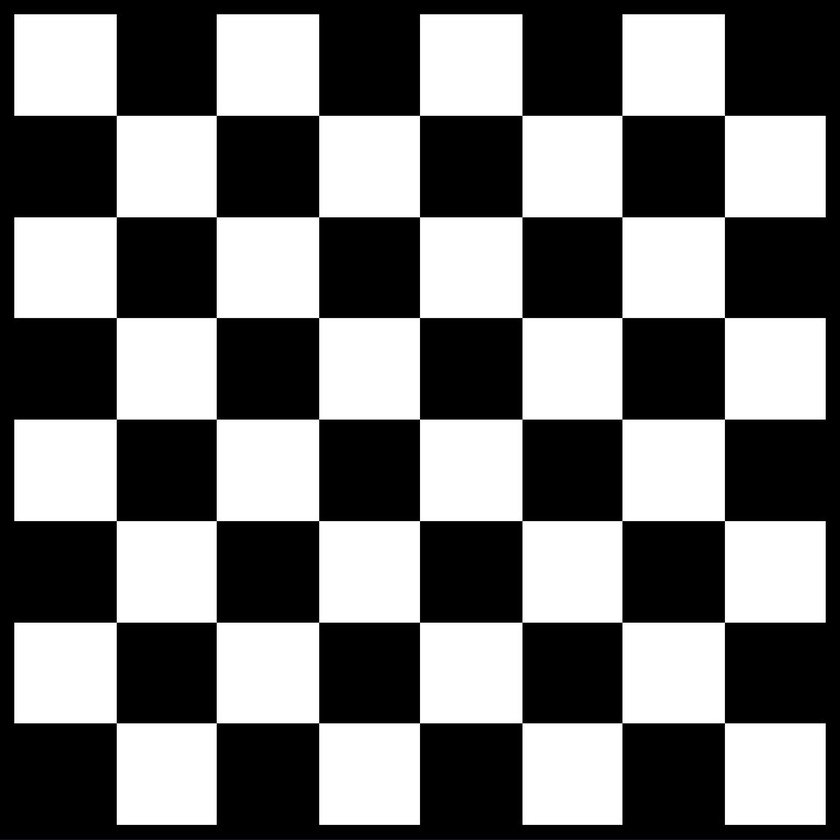
#> input picture images/chess.jpg, 840 x 840 px, shrunk from 1000 x 1001 before the run
$ python '그리드검출.py'
#> lines starting #> are read from the running program, lines starting #| are printed output that depends on the picture; after the words box and inside, x2 and y2 are one past the last pixel; in counts of white or black regions, pixels touching at a corner belong together
# Grid Detection
# camera calibration을 배우기 전의 간단한 사전 공부
# 카메라로 촬영을 하면 원래 직선인 물체가 왜곡되어 보이는 경우가 있는데 이를 보정하기 위한 작업이 필요함
# 왜곡된 grid나 점의 위치를 찾기 위한 opencv 메서드 두 가지


# 1. retval(found), corners = cv2.findChessboardCorners(image, patternSize[, corners[, flags]])
# image = source image
# patternSize = 체스보드의 (row, column)
# retval = 체스보드의 grid의 corner를 잘 검출했으면 True, 실패하면 False
# corners = 코너의 좌표값이 array로 return
# 만약 ret값이 False이면 체스 보드 이미지의 patterSize가 체스보드 이미지 상 (row, column) 값과 개수가 동일한지, (row,column)이 깔끔하게 나눠진 체스보드 이미지인지를 확인해야함

# findCirclesGrid(image, patternSize[, centers[, flags[, blobDetector]]]) -> retval, centers
# 원 그리드에서 원의 중심을 찾음
# patternSize = 원의 (row, column) 수
# flags methods
# CALIB_CB_SYMMETRIC_GRID - 대칭적인 원 패턴을 사용
# CALIB_CB_ASYMMETRIC_GRID - 비대칭적인 원 패턴을 사용
# CALIB_CB_CLUSTERING - uses a special algorithm for grid detection, (원근법 왜곡에는 더 강하지만 배경 잡음에는 훨씬 더 민감)

# 3. cv2.drawChessboardCorners(image, patternSize, corners, patternWasFound)
# findChessboardCorner나 findCirclesGrid에서 return받은 array를 corners에 넣고 ret(True)를 patternWasFound에 전달
# 체스보드 grid를 찾은 경우 선으로 연결된 컬러 모서리로 감지 된 개별 체스보드 모서리를 그려줌
# 원을 찾은 경우 선으로 연결된 컬러로 감지된 개별 원을 이어서 그려줌

import cv2
import matplotlib.pyplot as plt
import numpy as np

chess = cv2.imread('images/chess.jpg')
#> chess is the input picture: shape (840, 840, 3); mean B, G, R 118.9, 118.8, 118.8

found, corners = cv2.findChessboardCorners(chess, (7, 7))
#> found = True; corners = 49 rows, first 8: [116.3, 115.4], [216.3, 115.4], [318.6, 115.4], [419.5, 115.4], [521.9, 115.4], [621.9, 115.4], [724.5, 115.4], [116.4, 216.8]

print(found)        # True
#| True
print(corners)      # 코너가 검출된 x,y 좌표값(array)
#> (printed output is left out)

# 원본 chess 이미지에서 검출된 체스보드 grid의 corner값을 전달하여 grid모서리 그려주기
cv2.drawChessboardCorners(chess, (7, 7), corners, found)
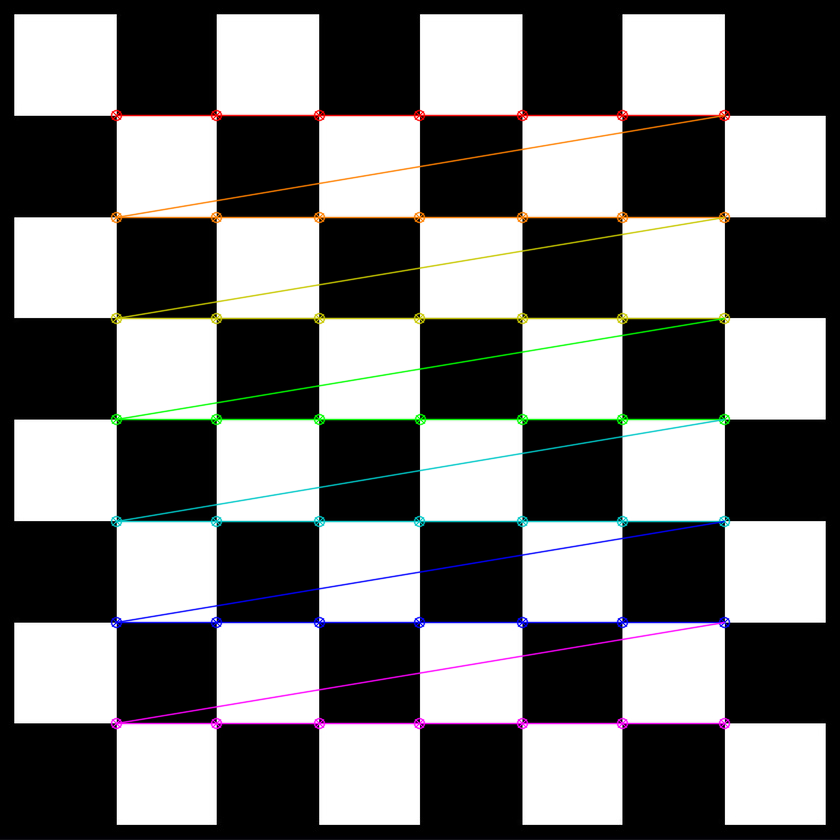
#> chess: shape (840, 840, 3); 3.92% of pixels changed, all inside (x1, y1, x2, y2) = (110, 109, 731, 730)
plt.imshow(chess)
plt.show()


dots = cv2.imread('images/dots.jpg')
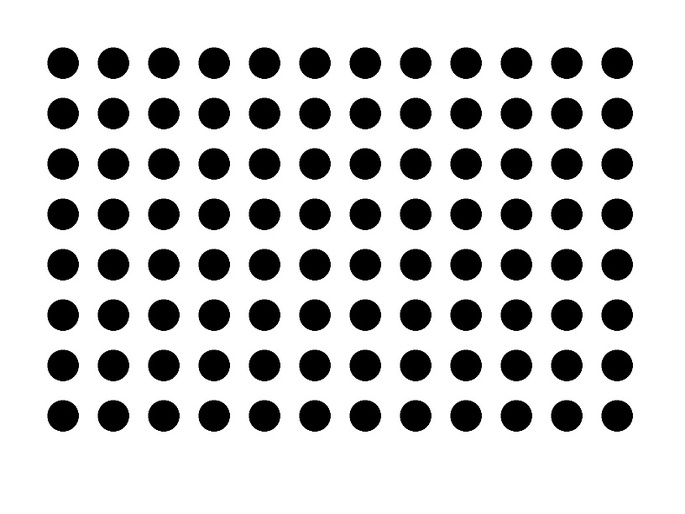
#> input picture images/dots.jpg, 685 x 514 px, shrunk from 816 x 612 before the run
#> dots is the input picture: shape (514, 685, 3); min 0, max 255, mean 200.8

# 이미지 상 원의 row, column 수는 12, 8이기 때문에 (12,8) 전달
found, corners = cv2.findCirclesGrid(
    dots, (12, 8), cv2.CALIB_CB_SYMMETRIC_GRID)
#> corners = 96 rows, first 8: [62.6, 62.63], [112.9, 62.62], [163.3, 62.61], [213.7, 62.62], [264, 62.62], [314.4, 62.62], [364.8, 62.62], [415.2, 62.61]

cv2.drawChessboardCorners(dots, (12, 8), corners, found)
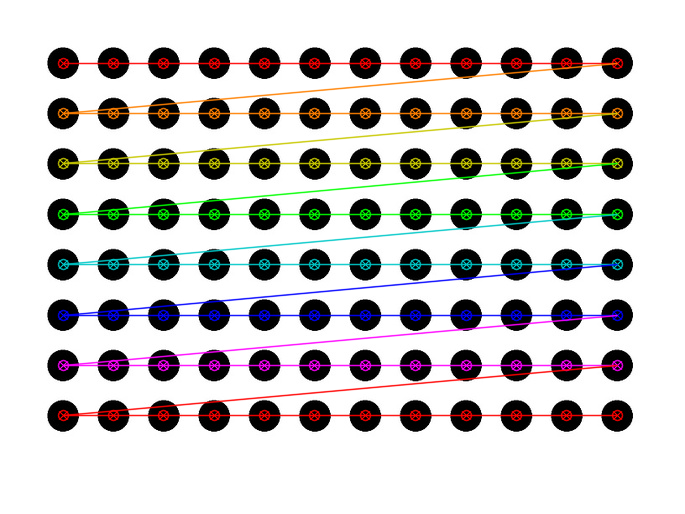
#> dots: shape (514, 685, 3); 9.14% of pixels changed, all inside (x1, y1, x2, y2) = (57, 57, 624, 422)

plt.imshow(dots)
plt.show()
